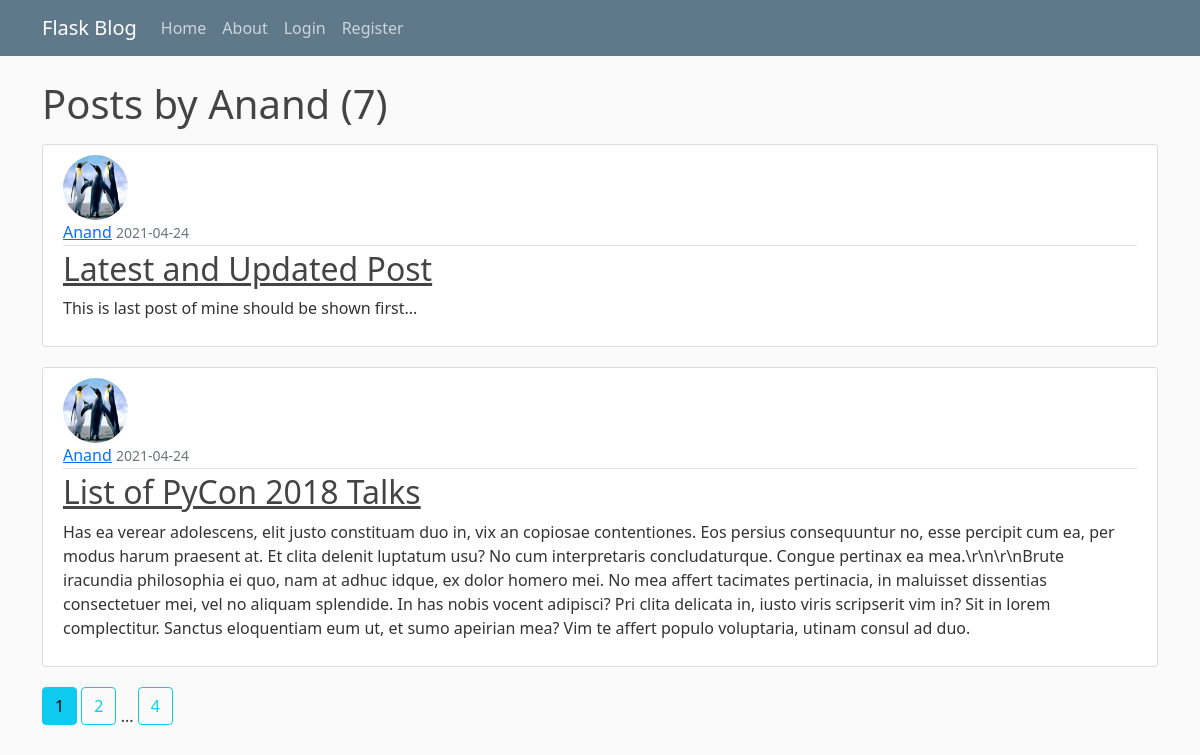
/user/Anand, run on the app's committed database.
### demo/models.py (models this page shows, shortened)
class User(db.Model, UserMixin):
    id = db.Column(db.Integer, primary_key=True)
    username = db.Column(db.String(15), unique=True, nullable=False)
    email = db.Column(db.String(100), unique=True, nullable=False)
    image_file = db.Column(db.String(60), nullable=False, default='default.jpg')
    password = db.Column(db.String(60), nullable=False)
    posts = db.relationship('Post', backref='author', lazy=True)

class Post(db.Model):
    id = db.Column(db.Integer, primary_key=True)
    title = db.Column(db.String(100), nullable=False)
    date_posted = db.Column(db.DateTime, nullable=False, default=datetime.utcnow)
    content = db.Column(db.Text, nullable=False)
    user_id = db.Column(db.Integer, db.ForeignKey('user.id'), nullable=False)

### demo/users/routes.py (the view)
@users.route("/user/<string:username>")
def user_posts(username):
    page = request.args.get('page', 1, type=int)
    user = User.query.filter_by(username=username).first_or_404()
    posts = Post.query.filter_by(author=user)\
        .order_by(Post.date_posted.desc())\
        .paginate(page=page, per_page=2)
    return render_template('user_posts.html', posts=posts, user=user)

### demo/templates/user_posts.html
{% extends "layout.html" %}
{% block content %}
    <h1 class="mb-3">Posts by {{ user.username }} ({{ posts.total }})</h1>
    {% for post in posts.items %}
        <article class="media content-section">
          <img class="rounded-circle article-img" src="{{ url_for('static', filename='profile_pics/' + post.author.image_file) }}">
          <div class="media-body">
            <div class="article-metadata">
              <a class="mr-2" href="{{ url_for('users.user_posts', username=post.author.username) }}">{{ post.author.username }}</a>
              <small class="text-muted">{{ post.date_posted.strftime('%Y-%m-%d') }}</small>
            </div>
            <h2><a class="article-title" href="{{ url_for('posts.post', post_id=post.id) }}">{{ post.title }}</a></h2>
            <p class="article-content">{{ post.content }}</p>
          </div>
        </article>
    {% endfor %}
    {% for page_num in posts.iter_pages(left_edge=1, right_edge=1, left_current=1, right_current=2) %}
      {% if page_num %}
        {% if posts.page == page_num %}
          <a class="btn btn-info mb-4" href="{{ url_for('users.user_posts', username=user.username, page=page_num) }}">{{ page_num }}</a>
        {% else %}
          <a class="btn btn-outline-info mb-4" href="{{ url_for('users.user_posts', username=user.username, page=page_num) }}">{{ page_num }}</a>
        {% endif %}
      {% else %}
        ...
      {% endif %}
    {% endfor %}
{% endblock content %}

### demo/static/main.css (style rules this page uses)
body { background: #fafafa; color: #333333; margin-top: 5rem; }
h1, h2, h3, h4, h5, h6 { color: #444444; }
.content-section { background: #ffffff; padding: 10px 20px; border: 1px solid #dddddd; border-radius: 3px; margin-bottom: 20px; }
.article-title { color: #444444; }
.article-content { white-space: pre-line; }
.article-img { height: 65px; width: 65px; margin-right: 16px; }
.article-metadata { padding-bottom: 1px; margin-bottom: 4px; border-bottom: 1px solid #e3e3e3 }

### data on the page
User: username "Anand"
Post: image_file (picture), author.username "Anand", date_posted "2021-04-24", title "Latest and Updated Post", content "This is last post of mine should be shown first..."
Post: image_file (picture), author.username "Anand", date_posted "2021-04-24", title "List of PyCon 2018 Talks", content "Has ea verear adolescens, elit justo constituam duo in, vix an copiosae contentiones. Eos persius consequuntur no, esse percipit cum ea, per modus harum praesent at. Et clita delenit luptatum usu? No cum interpretaris concludaturque. Congue pertinax ea mea.\\r\\n\\r\\nBrute iracundia philosophia ei quo, nam at adhuc idque, ex dolor homero mei. No mea affert tacimates pertinacia, in maluisset dissentias consectetuer mei, vel no aliquam splendide. In has nobis vocent adipisci? Pri clita delicata in, iusto viris scripserit vim in? Sit in lorem complectitur. Sanctus eloquentiam eum ut, et sumo apeirian mea? Vim te affert populo voluptaria, utinam consul ad duo."

### other printed values
{{ posts.total }} "7"
{{ page_num }} "1"
{{ page_num }} "2" "4"
